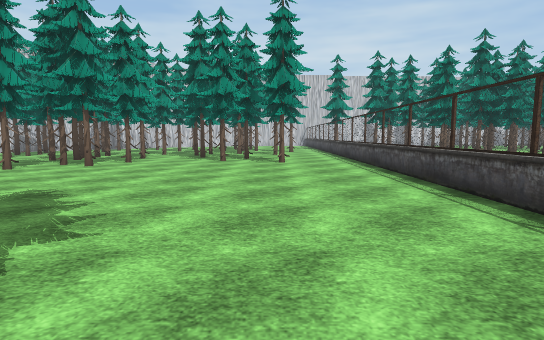
[1] (above)

17 first-person views from a walk through a Unity game level. The camera is 1.4 m above the floor, tilts 6° down and sees 80° across. The floor is counted in squares, 2 m on a side. Each view is taken from the middle of a square. On the plan, view 1 faces up. The plan holds only what a view shows up to about 10 squares ahead; the rest is blank. The place goes on beyond the plan. The player is left out. Some animated figures are left out. Some surface patterns are stand-ins.

[2]
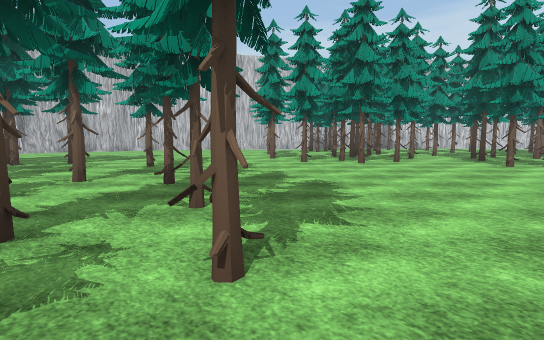

[3]
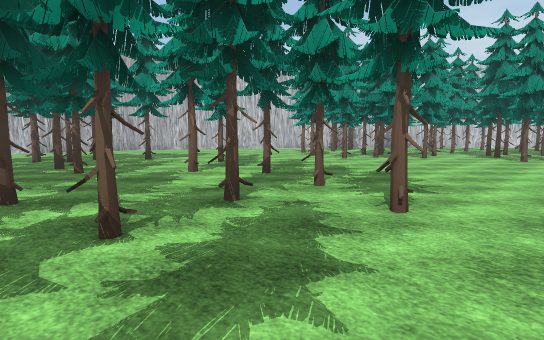

[4]
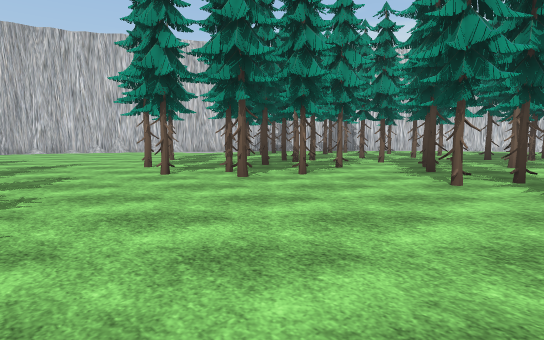

[5]
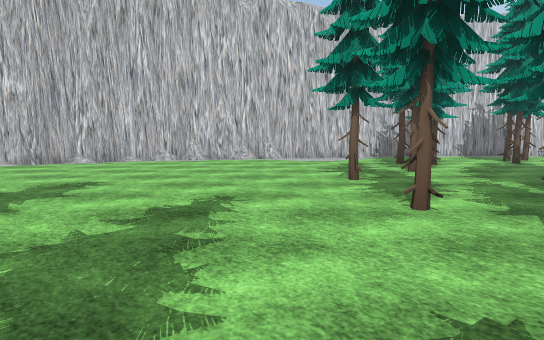

[6]
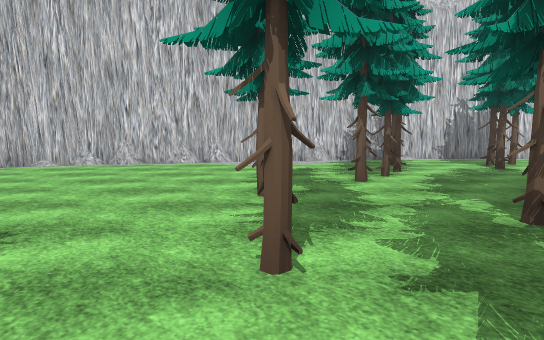

[7]
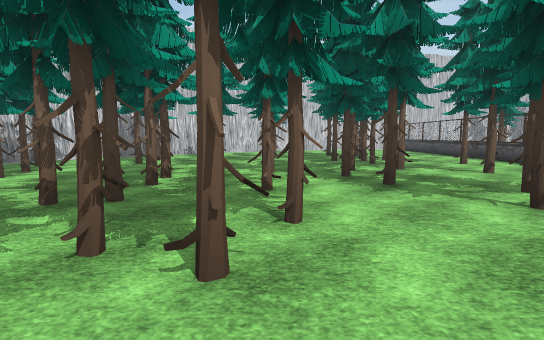

[8]
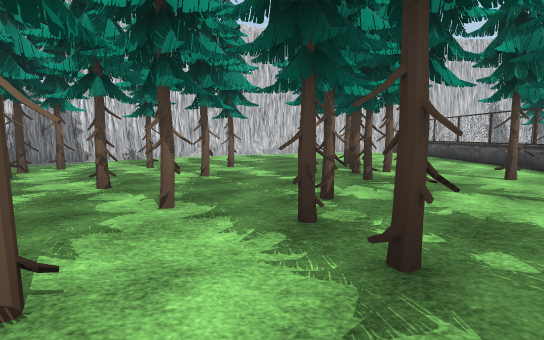

[9]
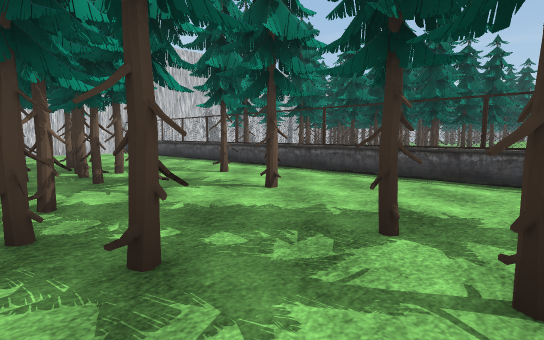

[10]
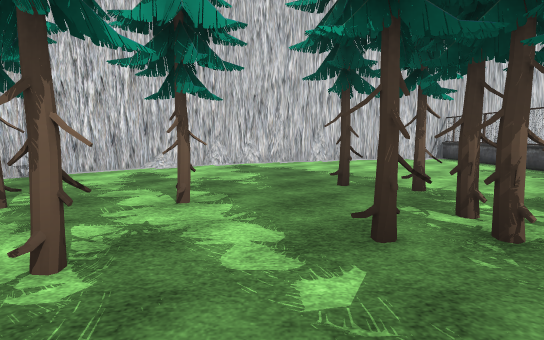

[11]
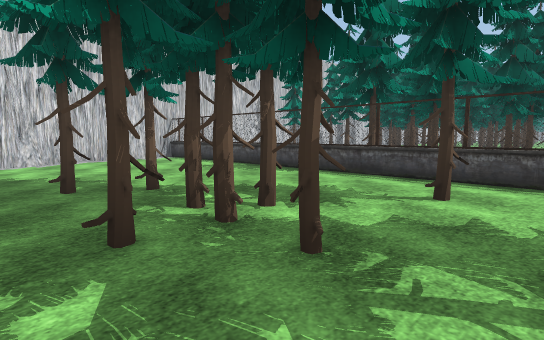

[12]
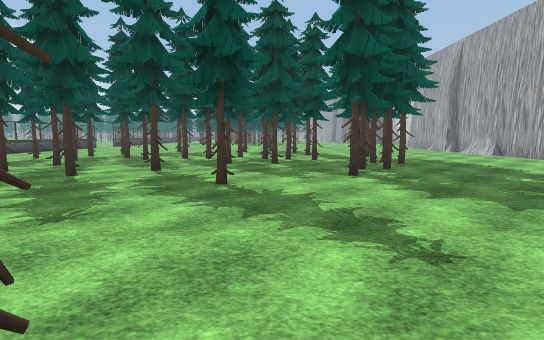

[13]
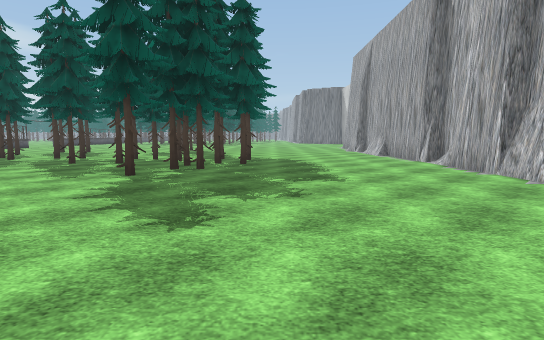

[14]
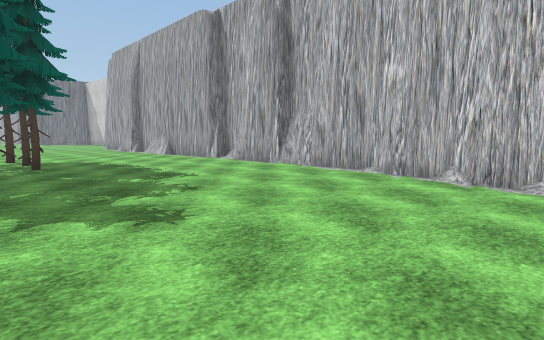

[15]
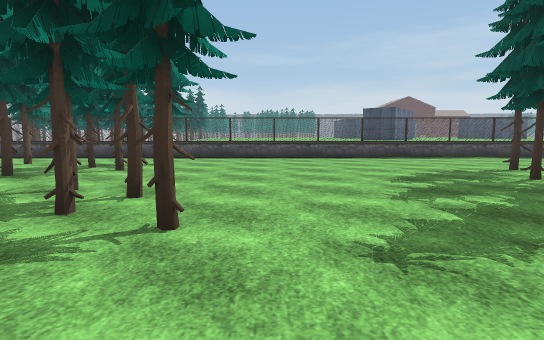

[16]
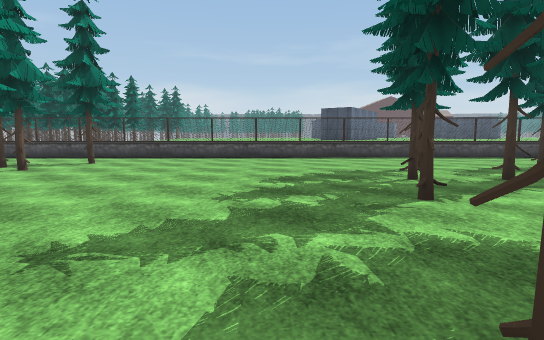

[17]
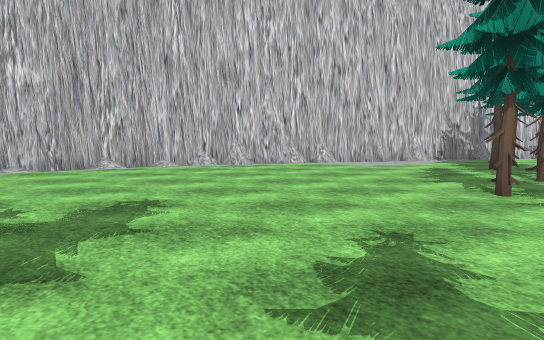

### Floor plan
Points are (right, up) in squares from view 1. A wall is a line through its corners. A room is listed if a view was taken in it or the views show most of it. See-through windows are left out.
Room 1 (views 1, 2, 3, 4, 5, 6, 7, 8, 9, 10, 11, 12, 13, 14, 15, 16, 17)
walls: (-13, 11.2) (-13.7, 10.3) (-13.9, 9.9); (-11.5, 13.5) (-12.3, 12.7) (-12.3, 12.2) (-13.3, 11.2) (-13.4, 10.7); (-13.5, 10.8) (-13.5, 10.2) (-14.5, 9.3) (-14.6, 8.8) (-14.9, 8.4) (-15, 7.9); (-11.3, 14) (-12.6, 11.8); (-10.5, 15.2) (-11.1, 14.6) (-11.1, 14.2) (-11.4, 13.9) (-11.8, 13.4); (-14.6, 8.4) (-15.3, 7.6) (-15.3, 6.9) (-15.8, 6.4) (-15.8, 5.2) (-16.1, 4.9) (-16.1, 0.4); (-10.6, 15.6) (-10.7, 15); (-10.1, 15.9) (-11.1, 14.6); (-15.5, 7.5) (-15.5, 6.8); (-15.5, 6.4) (-15.6, 5.9); (2.4, 2.8) (2.4, 23.1); (-15.8, 4.9) (-15.8, 4.4); (-16.1, 4.1) (-16.3, 2.2); (-16.3, 3.1) (-16.3, 2.1); (-5.1, 20.6) (-5.5, 20.5) (-10.8, 15.3); (-4.8, 21) (-5.6, 20.2); (-16.6, -0.6) (-16.1, -0.7) (-16.1, -2.1); (-3.2, 21.7) (-3.6, 21.7) (-4, 21.3) (-4.4, 21.3) (-6.4, 19.6); (-1.3, 22.5) (-1.7, 22.1) (-2.4, 22.1) (-2.9, 21.6); (-1.1, 22.5) (-1.6, 22.4) (-2.1, 22.1); (1.5, 22.9) (-0.5, 22.9)
objects: tree (-11, -2); tree (-11, 0); tree (-10, -2); tree (-10, 0); tree (-10, 1); tree (-10, 2); tree (-9, -2); tree (-9, 9); tree (-9, 11); tree (-9, 12); tree (-9, 14); tree (-8, -2); tree (-8, 0); tree (-8, 14); tree (-8, 15); tree (-7, 0); tree (-7, 3); tree (-7, 7); tree (-7, 16); tree (-6, -2); tree (-6, 1); tree (-6, 7); tree (-6, 9); tree (-6, 11); tree (-6, 16); tree (-5, -2); tree (-5, 8); tree (-5, 13); tree (-4, -2); tree (-4, 2); tree (-4, 8); tree (-4, 9); tree (-4, 10); tree (-4, 12); tree (-4, 15); tree (-4, 16); tree (-3, -2); tree (-3, 0); tree (-3, 2); tree (-3, 12); tree (-2, -1); tree (-2, 9); tree (-2, 11); tree (-2, 13); tree (-2, 14); tree (-2, 15); tree (-2, 18); tree (-1, -2); tree (-1, 1); tree (-1, 10); tree (-1, 13); tree (-1, 15); tree (-1, 16); tree (-1, 17); tree (0, 9); tree (0, 12); tree (1, 14)

Positions as (right, up) in squares from view 1, and headings:
1: (0, 0), facing up
2: (0, 0), facing up-left
3: (0, -2), facing up-left
4: (0, 4), facing up-left
5: (-6, 4), facing up-left
6: (-6, 6), facing up-left
7: (-4, 6), facing up
8: (-3, 9), facing up
9: (-3, 9), facing up-right
10: (-3, 13), facing up
11: (-3, 13), facing up-right
12: (-8, 8), facing down
13: (-12, 8), facing down
14: (-10, 8), facing down-left
15: (-8, 6), facing right
16: (-8, 4), facing right
17: (-8, 4), facing up-left
